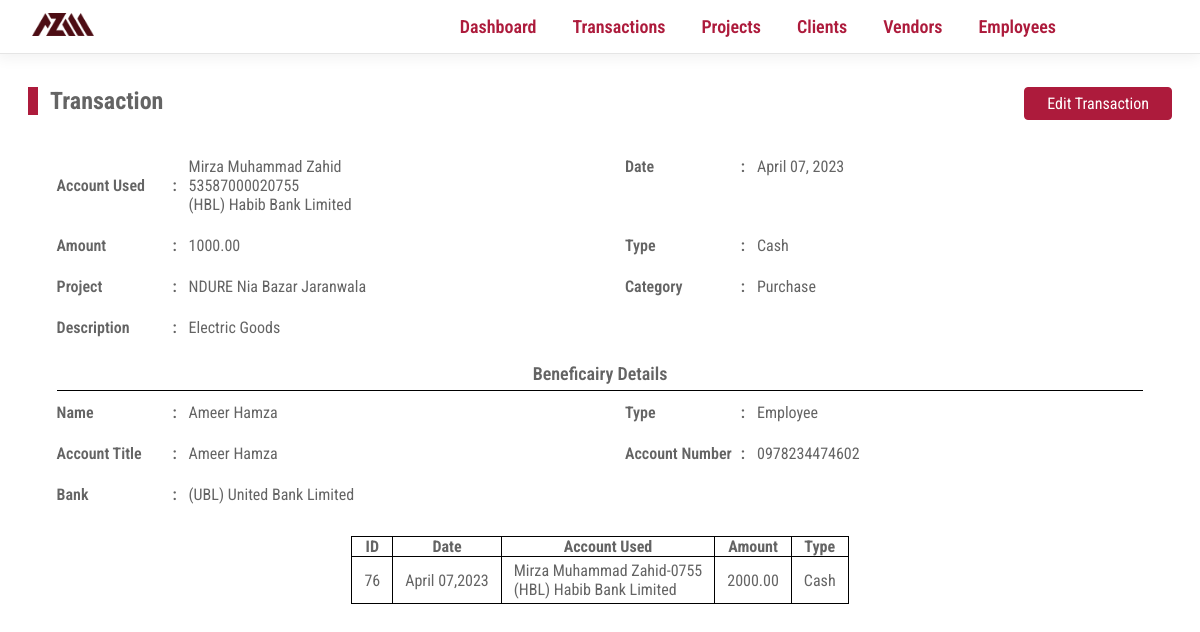
Screenshot of /transaction?cluster=3&detail_id=37 with the database file from the repository.
### tables this page shows
CREATE TABLE IF NOT EXISTS `transactions` (
  `transaction_id` int NOT NULL AUTO_INCREMENT,
  `transaction_date` date NOT NULL,
  `transaction_amount` decimal(10,2) NOT NULL,
  `transaction_type` varchar(255) NOT NULL,
  `transaction_cluster` int NOT NULL,
  `transaction_account_used` int NOT NULL,
  PRIMARY KEY (`transaction_id`),
  KEY `FK_TRANSACTIONS_COMPANY_ACCOUNTS` (`transaction_account_used`),
  KEY `transaction_cluster` (`transaction_cluster`)
);

CREATE TABLE IF NOT EXISTS `company_accounts` (
  `company_account_id` int NOT NULL AUTO_INCREMENT,
  `company_account_bank` int NOT NULL,
  `company_account_title` varchar(255) NOT NULL,
  `company_account_number` varchar(255) NOT NULL,
  PRIMARY KEY (`company_account_id`),
  KEY `FK_COMPANY_ACCOUNTS_BANKS` (`company_account_bank`)
);

CREATE TABLE IF NOT EXISTS `banks` (
  `bank_id` int NOT NULL AUTO_INCREMENT,
  `bank_name` varchar(255) DEFAULT NULL,
  PRIMARY KEY (`bank_id`)
);

CREATE TABLE IF NOT EXISTS `transaction_details` (
  `transaction_detail_id` int NOT NULL AUTO_INCREMENT,
  `transaction_detail_date` date NOT NULL,
  `transaction_detail_intermediate_beneficiary` int NOT NULL,
  `transaction_detail_destination_beneficiary` int NOT NULL,
  `transaction_cluster` int DEFAULT NULL,
  `transaction_detail_purpose` varchar(255) DEFAULT NULL,
  `transaction_detail_category` int NOT NULL,
  `transaction_detail_project` int DEFAULT NULL,
  `transaction_detail_amount` decimal(10,2) NOT NULL,
  PRIMARY KEY (`transaction_detail_id`),
  KEY `fk_transaction_detail_project` (`transaction_detail_project`),
  KEY `fk_intermediate` (`transaction_detail_intermediate_beneficiary`),
  KEY `fk_destination` (`transaction_detail_destination_beneficiary`),
  KEY `fk_cluster` (`transaction_cluster`),
  KEY `fk_category` (`transaction_detail_category`)
);

CREATE TABLE IF NOT EXISTS `projects` (
  `project_id` int NOT NULL AUTO_INCREMENT,
  `project_name` varchar(255) NOT NULL,
  `project_client` int NOT NULL,
  `project_city` int NOT NULL,
  `project_location` varchar(255) NOT NULL,
  `project_start_date` date NOT NULL,
  `project_end_date` date NOT NULL,
  PRIMARY KEY (`project_id`),
  KEY `FK_PROJECTS_CITIES` (`project_city`),
  KEY `FK_PROJECTS_CLIENTS` (`project_client`)
);

CREATE TABLE IF NOT EXISTS `transaction_categories` (
  `transaction_category_id` int NOT NULL AUTO_INCREMENT,
  `transaction_category_name` varchar(255) NOT NULL,
  PRIMARY KEY (`transaction_category_id`)
);

CREATE TABLE IF NOT EXISTS `beneficiaries` (
  `beneficiary_id` int NOT NULL AUTO_INCREMENT,
  `beneficiary_name` varchar(255) NOT NULL,
  `beneficiary_city` int DEFAULT NULL,
  `beneficiary_cell_primary` varchar(255) NOT NULL,
  `beneficiary_cell_secondary` varchar(255) NOT NULL,
  `beneficiary_about` varchar(255) DEFAULT NULL,
  `vendor_id` int DEFAULT NULL,
  `employee_id` int DEFAULT NULL,
  `beneficiary_type` varchar(255) NOT NULL,
  `beneficiary_bank_account` int DEFAULT NULL,
  PRIMARY KEY (`beneficiary_id`),
  KEY `vendor_id` (`vendor_id`),
  KEY `employee_id` (`employee_id`),
  KEY `FK_BENEFICIARIES_CITIES` (`beneficiary_city`),
  KEY `FK_BENEFICIARIES_BANK_ACCOUNTS` (`beneficiary_bank_account`)
);

CREATE TABLE IF NOT EXISTS `bank_accounts` (
  `bank_account_id` int NOT NULL AUTO_INCREMENT,
  `bank_account_title` varchar(255) DEFAULT NULL,
  `bank_account_number` varchar(255) DEFAULT NULL,
  `bank_account_bank` int DEFAULT NULL,
  `vendor_id` int DEFAULT NULL,
  `employee_id` int DEFAULT NULL,
  PRIMARY KEY (`bank_account_id`),
  KEY `FK_BANK_ACCOUNTS_EMPLOYEES` (`employee_id`),
  KEY `FK_BANK_ACCOUNTS_BANKS` (`bank_account_bank`),
  KEY `FK_BANK_ACCOUNTS_VENDORS` (`vendor_id`)
);

### Core/helpers.php (called while the page is built, shortened)
<?php
function controller($dir, $controller){
    require __DIR__ . DIRECTORY_SEPARATOR . '..' . DIRECTORY_SEPARATOR . "Controllers"    .   DIRECTORY_SEPARATOR .   $dir    .   DIRECTORY_SEPARATOR .   $controller .   ".php";
}
function view($dir, $view, $args =   []){
    extract($args);
    require __DIR__ . DIRECTORY_SEPARATOR . '..' . DIRECTORY_SEPARATOR . "Views"    .   DIRECTORY_SEPARATOR .   $dir    .   DIRECTORY_SEPARATOR .   $view   .   ".view.php";
}
?>

### Controllers/Transactions/show.php (called while the page is built, shortened)
<?php
$args   =   [];
if (isset($_GET['cluster']) &&  isset($_GET['detail_id']) &&  !empty($_GET['cluster']) &&  !empty($_GET['detail_id'])){
    $cluster    =   $_GET['cluster'];
    $id    =   $_GET['detail_id'];
    $transactions   =   new Transactions($config);
    $response   =   $transactions->getTransaction($cluster, $id);
    $args['transaction']    =   $response['transaction'];
    $args['details']        =   $response['details'];
}
view("transactions","show", $args);
?>

### Public/index.php (called while the page is built, shortened)
<?php
$uri    =   parse_url($_SERVER['REQUEST_URI'])['path'];
$method =   isset($_POST['__method'])?$_POST['__method']:$_SERVER['REQUEST_METHOD'];
require ('../core/helpers.php');
$router =   new Router();
$router->route($uri,$method);
?>

### Models/Transactions.php (called while the page is built, shortened)
<?php
class Transactions extends Database{
    public function getTransaction($cluster, $id){
      $query  = "SELECT
                t.transaction_id,
                t.transaction_date,
                t.transaction_amount,
                t.transaction_type,
                t.transaction_cluster,
                ca.company_account_title,
                ca.company_account_number,
                b.bank_name
      FROM transactions                                     AS                    t
      LEFT JOIN company_accounts                            AS                    ca
      ON                    ca.company_account_id           =                     t.transaction_account_used
      LEFT JOIN banks                                       AS                    b
      ON                    b.bank_id                       =                     ca.company_account_bank
      WHERE t.transaction_cluster                           =                     :cluster;
      ";
      $args = [
        'cluster' =>  $cluster
        ];
      $transaction = $this->fetchAllOrAbort($query, $args);
        $args = [
          'cluster'       =>        $cluster,
          'id'            =>        $id
        ];
        $details  = $this->fetchOrAbort($query, $args);
        $response['transaction']                            =                       $transaction;
        $response['details']                                =                       $details;
        return $response;
    }
}
?>

### Core/Database.php (called while the page is built, shortened)
<?php
class Database{
    protected $conn;
    protected function __construct($config){
        $dsn    =   'mysql:' .   http_build_query($config['database'],'',';');
        $this->conn =   new PDO($dsn);
        $this->conn->setAttribute(PDO::ATTR_DEFAULT_FETCH_MODE, PDO::FETCH_ASSOC);
    }
    protected function query($sql, $args){
        $stmt   =   $this->conn->prepare($sql);
        $stmt->execute($args);
        return $stmt;
    }
    protected function fetchAllOrAbort($query, $args =   []){
        try{
            $response   =   $this->query($query, $args);
            $result     =   $response->fetchAll();
            return $result;
        }catch(PDOException $e){
            $this->abort($e->getMessage());
        }
    }
    protected function fetchOrAbort($query, $args =   []){
            $response   =   $this->query($query, $args);
            $result     =   $response->fetch();
            return $result;
    }
}
?>

### Views/Transactions/show.view.php (the view, shortened to what this page needs)
<body>
    <div class="main_content">
        <div class="content_head">
            <h2 class="title">Transaction</h2>
            <div class="options">
                <a href="/edit-transaction?cluster=<?php echo $transaction[0]['transaction_cluster']?>">Edit Transaction</a>
            </div>
        </div>
        <div class="details_container">
            <?php
            extract($details);
            ?>
            <div class="details_group">
                <label for="account_used">Account Used</label>
                <span><?php echo $transaction[0]['company_account_title']."<br>".$transaction[0]['company_account_number']."<br>".$transaction[0]['bank_name']?></span>
            </div>
            <div class="details_group">
                <label for="date">Date</label>
                <span><?php echo date('F d, Y', strtotime($transaction_detail_date))?></span>
            </div>
            <div class="details_group">
                <label for="amount">Amount</label>
                <span><?php echo $transaction_detail_amount?></span>
            </div>
            <div class="details_group">
                <label for="type">Type</label>
                <span><?php echo ucfirst($transaction[0]['transaction_type'])?></span>
            </div>
            <div class="details_group">
                <label for="project">Project</label>
                <span><?php echo $project_name?></span>
            </div>
            <div class="details_group">
                <label for="project">Category</label>
                <span><?php echo $category_name?></span>
            </div>
            <div class="details_group">
                <label for="description">Description</label>
                <span><?php echo empty($transaction_detail_purpose)?"N/A":$transaction_detail_purpose?></span>
            </div>
        </div>
        <?php if(!(($intermediate_name === $destination_name) && ($intermediate_type == $destination_type) && ($intermediate_bank_title == $destination_bank_title) && ($intermediate_bank_number == $destination_bank_number))): ?>
            <div class="row beneficiaries_transfer">
                <div class="column">
                    <div class="title">Intermediate</div>
                    <ul>
                        <li><?php echo $intermediate_name ?></li>
                        <li><?php echo ucfirst($intermediate_type) ?></li>
                        <?php if (!empty($intermediate_bank_title)): ?>
                            <li><?php echo ucfirst($intermediate_bank_title) ?></li>
                            <li><?php echo ucfirst($intermediate_bank_number) ?></li>
                            <li><?php echo ucfirst($intermediate_bank_name) ?></li>
                        <?php endif ?>
                    </ul>
                </div>
                <div class="column">
                    <i class="fa-sharp fa-solid fa-arrow-right"></i>
                </div>
                <div class="column">
                    <div class="title">Destination</div>
                    <ul>
                        <li><?php echo $destination_name ?></li>
                        <li><?php echo ucfirst($destination_type) ?></li>
                        <?php if (!empty($destination_bank_name)): ?>
                            <li><?php echo ucfirst($destination_bank_title) ?></li>
                            <li><?php echo ucfirst($destination_bank_number) ?></li>
                            <li><?php echo ucfirst($destination_bank_name) ?></li>
                        <?php endif ?>
                    </ul>
                </div>
            </div>
            <?php else: ?>
                <div class="column destination_details">
                    <div class="title">Beneficairy Details</div>
                    <ul>
                        <li><div class="label">Name</div><?php echo $destination_name ?></li>
                        <li><div class="label">Type</div><?php echo ucfirst($destination_type) ?></li>
                        <?php if (!empty($destination_bank_name)): ?>
                            <li><div class="label">Account Title</div><?php echo ucfirst($destination_bank_title) ?></li>
                            <li><div class="label">Account Number</div><?php echo ucfirst($destination_bank_number) ?></li>
                            <li><div class="label">Bank</div><?php echo ucfirst($destination_bank_name) ?></li>
                        <?php endif ?>
                    </ul>
                </div>
                <?php endif ?>
        <table class="simple transaction_details">
            <thead>
                <tr>
                    <th>ID</th>
                    <th>Date</th>
                    <th>Account Used</th>
                    <th>Amount</th>
                    <th>Type</th>
                </tr>
            </thead>
            <tbody>
                <?php foreach($transaction as $transaction):?>
                    <?php extract($transaction);?>
                    <tr>
                        <td><?php echo $transaction_id; ?></td>
                        <td><?php echo date("F d,Y", strtotime($transaction_date)); ?></td>
                        <td><?php echo $company_account_title."-".substr($company_account_number, -4)."<br>".$bank_name; ?></td>
                        <td><?php echo $transaction_amount; ?></td>
                        <td><?php echo ucfirst($transaction_type); ?></td>
                    </tr>
                <?php endforeach?>
            </tbody>
        </table>
    </div>
</body>
</html>

### rows the page displays
transactions: company_accounts.company_account_title "Mirza Muhammad Zahid", company_accounts.company_account_number "53587000020755", banks.bank_name "(HBL) Habib Bank Limited", transaction_type "Cash", transaction_id "76", transaction_date "April 07,2023", company_accounts.company_account_number "0755", transaction_amount "2000.00"
transaction_details: transaction_detail_date "April 07, 2023", transaction_detail_amount "1000.00", transaction_detail_project.project_name "NDURE Nia Bazar Jaranwala", transaction_detail_category.transaction_category_name "Purchase", transaction_detail_purpose "Electric Goods", value "Ameer Hamza", value "Employee", bank_accounts.bank_account_title "Ameer Hamza", bank_accounts.bank_account_number "0978234474602", banks.bank_name "(UBL) United Bank Limited"
